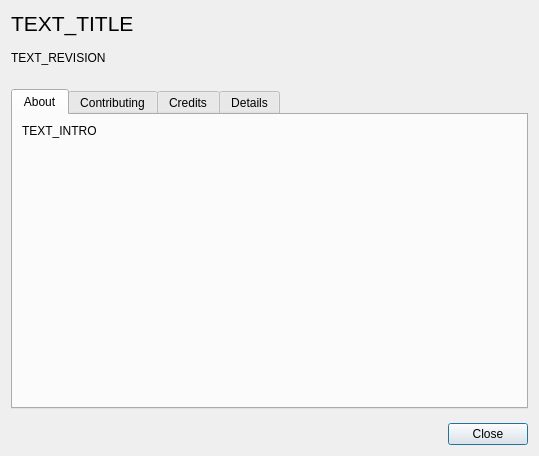
<?xml version="1.0" encoding="UTF-8"?>
<ui version="4.0">
 <class>librepcb::editor::AboutDialog</class>
 <widget class="QDialog" name="librepcb::editor::AboutDialog">
  <property name="geometry">
   <rect>
    <x>0</x>
    <y>0</y>
    <width>539</width>
    <height>456</height>
   </rect>
  </property>
  <property name="windowTitle">
   <string>About LibrePCB</string>
  </property>
  <layout class="QVBoxLayout" name="verticalLayout">
   <item>
    <layout class="QGridLayout" name="gridLayout">
     <item row="0" column="1" rowspan="2">
      <widget class="QLabel" name="logo">
       <property name="minimumSize">
        <size>
         <width>64</width>
         <height>64</height>
        </size>
       </property>
       <property name="maximumSize">
        <size>
         <width>64</width>
         <height>64</height>
        </size>
       </property>
       <property name="text">
        <string/>
       </property>
       <property name="pixmap">
        <pixmap>:/img/app/librepcb.png</pixmap>
       </property>
       <property name="scaledContents">
        <bool>true</bool>
       </property>
       <property name="alignment">
        <set>Qt::AlignCenter</set>
       </property>
       <property name="margin">
        <number>0</number>
       </property>
      </widget>
     </item>
     <item row="1" column="0">
      <widget class="QLabel" name="lblRevision">
       <property name="text">
        <string notr="true">TEXT_REVISION</string>
       </property>
       <property name="textInteractionFlags">
        <set>Qt::LinksAccessibleByMouse|Qt::TextSelectableByMouse</set>
       </property>
      </widget>
     </item>
     <item row="0" column="0">
      <widget class="QLabel" name="lblTitle">
       <property name="sizePolicy">
        <sizepolicy hsizetype="Expanding" vsizetype="Fixed">
         <horstretch>0</horstretch>
         <verstretch>0</verstretch>
        </sizepolicy>
       </property>
       <property name="font">
        <font>
         <pointsize>16</pointsize>
        </font>
       </property>
       <property name="text">
        <string notr="true">TEXT_TITLE</string>
       </property>
      </widget>
     </item>
    </layout>
   </item>
   <item>
    <layout class="QHBoxLayout" name="horizontalLayout">
     <property name="topMargin">
      <number>8</number>
     </property>
     <property name="bottomMargin">
      <number>8</number>
     </property>
     <item>
      <widget class="QTabWidget" name="tabWidget">
       <property name="sizePolicy">
        <sizepolicy hsizetype="MinimumExpanding" vsizetype="MinimumExpanding">
         <horstretch>0</horstretch>
         <verstretch>0</verstretch>
        </sizepolicy>
       </property>
       <property name="currentIndex">
        <number>0</number>
       </property>
       <widget class="QWidget" name="tabAbout">
        <attribute name="title">
         <string>About</string>
        </attribute>
        <layout class="QVBoxLayout" name="verticalLayout_4">
         <item>
          <widget class="QLabel" name="lblIntro">
           <property name="text">
            <string notr="true">TEXT_INTRO</string>
           </property>
           <property name="alignment">
            <set>Qt::AlignLeading|Qt::AlignLeft|Qt::AlignTop</set>
           </property>
           <property name="wordWrap">
            <bool>true</bool>
           </property>
           <property name="textInteractionFlags">
            <set>Qt::LinksAccessibleByMouse|Qt::TextSelectableByMouse</set>
           </property>
          </widget>
         </item>
        </layout>
       </widget>
       <widget class="QWidget" name="tabContributing">
        <attribute name="title">
         <string>Contributing</string>
        </attribute>
        <layout class="QVBoxLayout" name="verticalLayout_3">
         <item>
          <widget class="QLabel" name="lblContributing">
           <property name="text">
            <string notr="true">TEXT_CONTRIBUTING</string>
           </property>
           <property name="alignment">
            <set>Qt::AlignLeading|Qt::AlignLeft|Qt::AlignTop</set>
           </property>
           <property name="wordWrap">
            <bool>true</bool>
           </property>
           <property name="textInteractionFlags">
            <set>Qt::LinksAccessibleByMouse|Qt::TextSelectableByMouse</set>
           </property>
          </widget>
         </item>
        </layout>
       </widget>
       <widget class="QWidget" name="tabCredits">
        <attribute name="title">
         <string>Credits</string>
        </attribute>
        <layout class="QVBoxLayout" name="verticalLayout_5" stretch="1,0,0">
         <item>
          <widget class="QScrollArea" name="scrollArea">
           <property name="sizePolicy">
            <sizepolicy hsizetype="Expanding" vsizetype="Ignored">
             <horstretch>0</horstretch>
             <verstretch>1</verstretch>
            </sizepolicy>
           </property>
           <property name="styleSheet">
            <string notr="true">QScrollArea { background: transparent; }
QScrollArea &gt; QWidget &gt; QWidget { background: transparent; }
QScrollArea &gt; QWidget &gt; QScrollBar { background: palette(base); }</string>
           </property>
           <property name="frameShape">
            <enum>QFrame::NoFrame</enum>
           </property>
           <property name="verticalScrollBarPolicy">
            <enum>Qt::ScrollBarAlwaysOff</enum>
           </property>
           <property name="horizontalScrollBarPolicy">
            <enum>Qt::ScrollBarAlwaysOff</enum>
           </property>
           <property name="widgetResizable">
            <bool>true</bool>
           </property>
           <property name="alignment">
            <set>Qt::AlignLeading|Qt::AlignLeft|Qt::AlignTop</set>
           </property>
           <widget class="QWidget" name="scrollAreaWidgetContents">
            <property name="geometry">
             <rect>
              <x>0</x>
              <y>0</y>
              <width>497</width>
              <height>115</height>
             </rect>
            </property>
            <layout class="QVBoxLayout" name="verticalLayout_6">
             <property name="leftMargin">
              <number>0</number>
             </property>
             <property name="topMargin">
              <number>0</number>
             </property>
             <property name="rightMargin">
              <number>0</number>
             </property>
             <property name="bottomMargin">
              <number>0</number>
             </property>
             <item>
              <widget class="QLabel" name="lblCredits">
               <property name="text">
                <string notr="true">TEXT_CREDITS</string>
               </property>
               <property name="alignment">
                <set>Qt::AlignLeading|Qt::AlignLeft|Qt::AlignTop</set>
               </property>
               <property name="wordWrap">
                <bool>true</bool>
               </property>
               <property name="textInteractionFlags">
                <set>Qt::LinksAccessibleByMouse|Qt::TextSelectableByMouse</set>
               </property>
              </widget>
             </item>
            </layout>
           </widget>
          </widget>
         </item>
         <item>
          <widget class="Line" name="line">
           <property name="orientation">
            <enum>Qt::Horizontal</enum>
           </property>
          </widget>
         </item>
         <item>
          <layout class="QHBoxLayout" name="horizontalLayout_2">
           <property name="sizeConstraint">
            <enum>QLayout::SetFixedSize</enum>
           </property>
           <item>
            <widget class="QLabel" name="lblNgi0Logo">
             <property name="sizePolicy">
              <sizepolicy hsizetype="Fixed" vsizetype="Fixed">
               <horstretch>0</horstretch>
               <verstretch>0</verstretch>
              </sizepolicy>
             </property>
             <property name="minimumSize">
              <size>
               <width>150</width>
               <height>47</height>
              </size>
             </property>
             <property name="maximumSize">
              <size>
               <width>150</width>
               <height>47</height>
              </size>
             </property>
             <property name="pixmap">
              <pixmap>:/img/logo/ngi0-entrust.png</pixmap>
             </property>
             <property name="scaledContents">
              <bool>true</bool>
             </property>
            </widget>
           </item>
           <item>
            <widget class="QLabel" name="lblNgi0Text">
             <property name="sizePolicy">
              <sizepolicy hsizetype="Preferred" vsizetype="Fixed">
               <horstretch>0</horstretch>
               <verstretch>0</verstretch>
              </sizepolicy>
             </property>
             <property name="font">
              <font>
               <pointsize>9</pointsize>
               <italic>true</italic>
              </font>
             </property>
             <property name="text">
              <string notr="true">This project is funded through the &lt;a href=&quot;https://nlnet.nl/entrust/&quot;&gt;NGI0 Entrust&lt;/a&gt; Fund, a fund established by &lt;a href=&quot;https://nlnet.nl&quot;&gt;NLnet&lt;/a&gt; with financial support from the European Commission’s &lt;a href=&quot;https://ngi.eu&quot;&gt;Next Generation Internet&lt;/a&gt; programme, under the aegis of DG Communications Networks, Content and Technology under grant agreement No 101069594.</string>
             </property>
             <property name="wordWrap">
              <bool>true</bool>
             </property>
             <property name="textInteractionFlags">
              <set>Qt::LinksAccessibleByMouse|Qt::TextSelectableByMouse</set>
             </property>
            </widget>
           </item>
          </layout>
         </item>
        </layout>
       </widget>
       <widget class="QWidget" name="tabDetails">
        <attribute name="title">
         <string>Details</string>
        </attribute>
        <layout class="QVBoxLayout" name="verticalLayout_2">
         <item>
          <widget class="QPlainTextEdit" name="txtDetails">
           <property name="tabChangesFocus">
            <bool>true</bool>
           </property>
           <property name="documentTitle">
            <string notr="true"/>
           </property>
           <property name="undoRedoEnabled">
            <bool>false</bool>
           </property>
           <property name="lineWrapMode">
            <enum>QPlainTextEdit::NoWrap</enum>
           </property>
           <property name="readOnly">
            <bool>true</bool>
           </property>
           <property name="plainText">
            <string notr="true"/>
           </property>
           <property name="textInteractionFlags">
            <set>Qt::TextSelectableByKeyboard|Qt::TextSelectableByMouse</set>
           </property>
           <property name="placeholderText">
            <string notr="true"/>
           </property>
          </widget>
         </item>
         <item>
          <widget class="QLabel" name="lblCopyDetailsToClipboard">
           <property name="toolTip">
            <string>Click on the link to copy the text into the clipboard.</string>
           </property>
           <property name="text">
            <string>When reporting an issue, please &lt;a href='copy'&gt;copy this text&lt;/a&gt; into the report.</string>
           </property>
           <property name="wordWrap">
            <bool>true</bool>
           </property>
          </widget>
         </item>
        </layout>
       </widget>
      </widget>
     </item>
    </layout>
   </item>
   <item>
    <widget class="QDialogButtonBox" name="buttonBox">
     <property name="enabled">
      <bool>true</bool>
     </property>
     <property name="orientation">
      <enum>Qt::Horizontal</enum>
     </property>
     <property name="standardButtons">
      <set>QDialogButtonBox::Close</set>
     </property>
     <property name="centerButtons">
      <bool>false</bool>
     </property>
    </widget>
   </item>
  </layout>
 </widget>
 <resources/>
 <connections/>
</ui>
